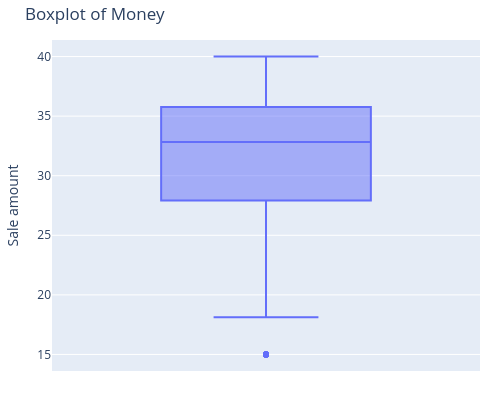

The code cell stored with this chart in its notebook:
### Code cell
fig = px.box(df, y='money', title='Boxplot of Money', width=500, height=400)
fig.update_layout(yaxis_title='Sale amount', margin=dict(l=40, r=20, t=40, b=20))
fig.show()

### Figure 1 — Plotly figure (JSON) as saved in the notebook; plotly's stock layout.template omitted (floating-point values rounded to 4 significant figures; data arrays with more than 128 entries replaced by an {"elided": "..."} marker saying what was removed)
{"data": [{"alignmentgroup": "True", "hovertemplate": "money=%{y}<extra></extra>", "legendgroup": "", "marker": {"color": "#636efa"}, "name": "", "notched": false, "offsetgroup": "", "orientation": "v", "showlegend": false, "type": "box", "x0": " ", "xaxis": "x", "y": {"elided": "3896 float values"}, "y0": " ", "yaxis": "y"}], "layout": {"boxmode": "group", "height": 400, "legend": {"tracegroupgap": 0}, "margin": {"b": 20, "l": 40, "r": 20, "t": 40}, "title": {"text": "Boxplot of Money"}, "width": 500, "xaxis": {"anchor": "y", "domain": [0, 1]}, "yaxis": {"anchor": "x", "domain": [0, 1], "title": {"text": "Sale amount"}}}}
